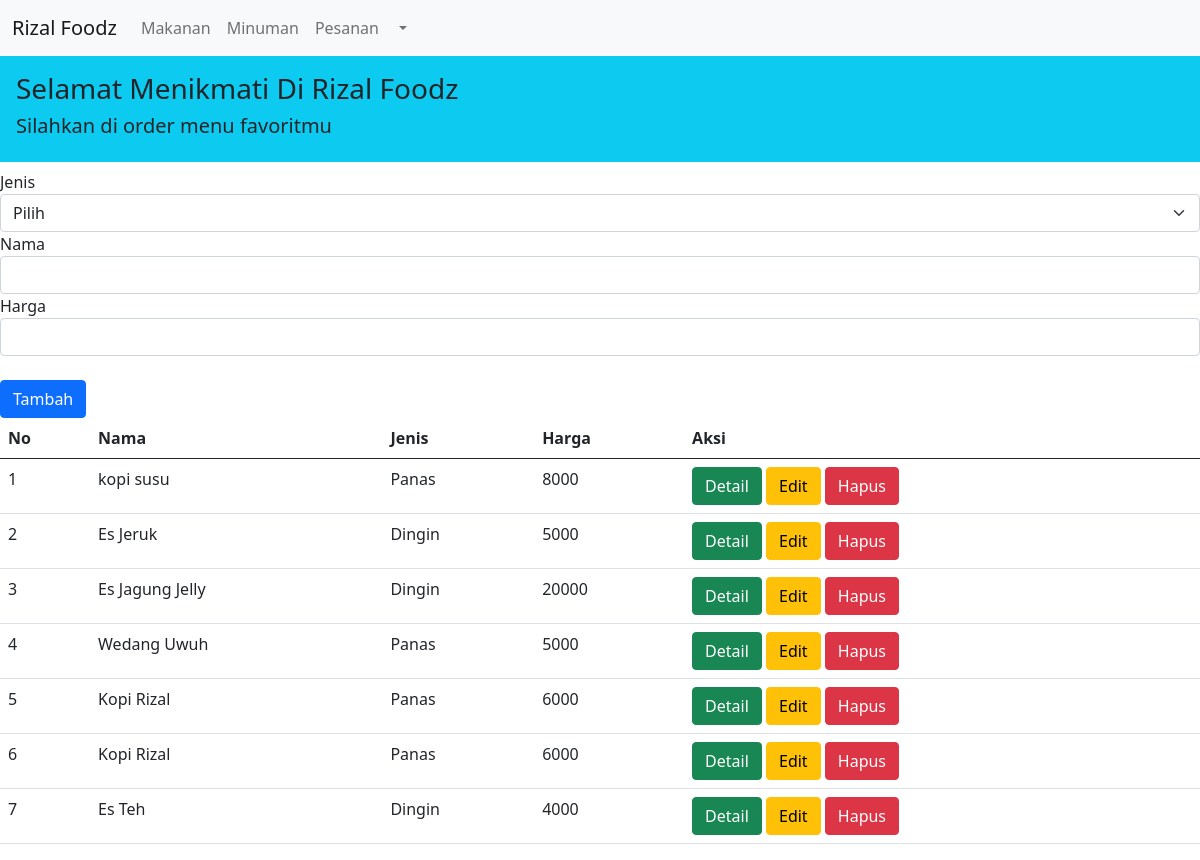
The app's page /minuman/ with its own data.
### makanan/models.py (models this page shows)
class minuman(models.Model):
    jenis = models.CharField(max_length=255)
    nama = CharField(max_length=255)
    harga = models.IntegerField()

### makanan/views.py (the view)
# urls.py: path('minuman/', views.readMinuman, name='readMinuman'),
def readMinuman(request):
    if request.POST:
        input_jenis = request.POST["jenis"]
        input_nama = request.POST["nama"]
        input_harga = request.POST["harga"]
        models.minuman.objects.create(jenis = input_jenis, nama = input_nama, harga = input_harga)
    data = models.minuman.objects.all()
    return render(request,"minuman/index.html", {
        "data": data,
    })

### templates/minuman/index.html (shortened to what this page needs)
<!DOCTYPE html>
<html lang="en">
<head>
    <link href="https://cdn.jsdelivr.net/npm/bootstrap@5.0.2/dist/css/bootstrap.min.css" rel="stylesheet">
</head>
<body>
        <section>
                <nav class="navbar navbar-expand-lg navbar-light bg-light">
                        <div class="container-fluid">
                                <a class="navbar-brand" href="#">Rizal Foodz</a>
                                <div class="collapse navbar-collapse" id="navbarSupportedContent">
                                  <ul class="navbar-nav me-auto mb-2 mb-lg-0">
                                    <li class="nav-item">
                                      <a class="nav-link" href="/">Makanan</a>
                                    </li>
                                    <li class="nav-item">
                                      <a class="nav-link" href="/minuman">Minuman</a>
                                    </li>
                                    <li class="nav-item">
                                      <a class="nav-link" href="/pesanan">Pesanan</a>
                                    </li>
                                    <li class="nav-item dropdown">
                                      <a class="nav-link dropdown-toggle" href="#" id="navbarDropdown" role="button" data-bs-toggle="dropdown" aria-expanded="false">
                                      </a>
                                      </li>
                                  </ul>
                                </div>
                              </div>
                        </nav>
        </section>
        <div class="-5">
        <div class="p-3 mb-2 bg-info text-dark">
            <h3>Selamat Menikmati Di Rizal Foodz</h3>
            <h5>Silahkan di order menu favoritmu</h5>
        </div>
        </div>
        <div>
        <form action="" method="POST">
            <label>Jenis</label>
            <select class="form-select" name="jenis">
                <option selected>Pilih</option>
            </select>
            <label>Nama</label>
            <input type="text" name="nama" class="form-control">
            <label>Harga</label>
            <input type="text" name="harga" class="form-control"><br>
            <button type="submit" class="btn btn-primary">Tambah</button>
        </form>
        <div>
            <table class="table">
                <thead>
                    <th>No</th>
                    <th>Nama</th>
                    <th>Jenis</th>
                    <th>Harga</th>
                    <th>Aksi</th>
                </thead>
                <tbody>
                    {% for d in data%}
                    <tr>
                        <td>{{forloop.counter}}</td>
                        <td>{{d.nama}}</td>
                        <td>{{d.jenis}}</td>
                        <td>{{d.harga}}</td>
                        <td>
                            <a href="/detail/{{d.id}}" class="btn btn-success">Detail</a>
                            <a href="/edit/{{d.id}}" class="btn btn-warning">Edit</a>
                            <a href="/hapus/{{d.id}}" class="btn btn-danger">Hapus</a>
                        </td>
                    </tr>
                    {% endfor %}
                </tbody>
            </table>
        </div>
   </div>
</body>
</html>

### records on screen
minuman: nama "kopi susu", jenis "Panas", harga "8000"
minuman: nama "Es Jeruk", jenis "Dingin", harga "5000"
minuman: nama "Es Jagung Jelly", jenis "Dingin", harga "20000"
minuman: nama "Wedang Uwuh", jenis "Panas", harga "5000"
minuman: nama "Kopi Rizal", jenis "Panas", harga "6000"
minuman: nama "Kopi Rizal", jenis "Panas", harga "6000"
minuman: nama "Es Teh", jenis "Dingin", harga "4000"
